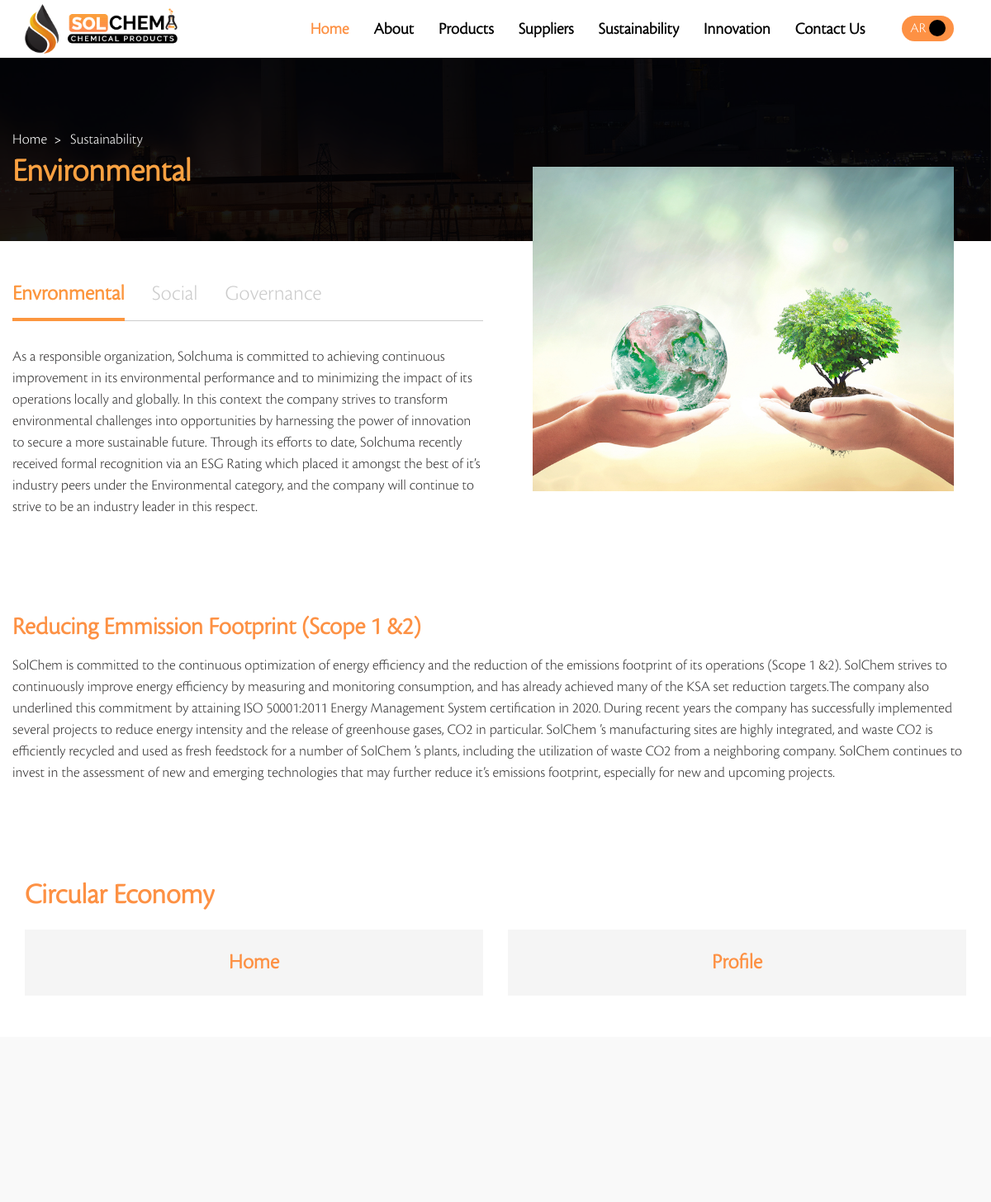
The page /sustainability/en/esg_environment (upper part) on the database as committed earlier.
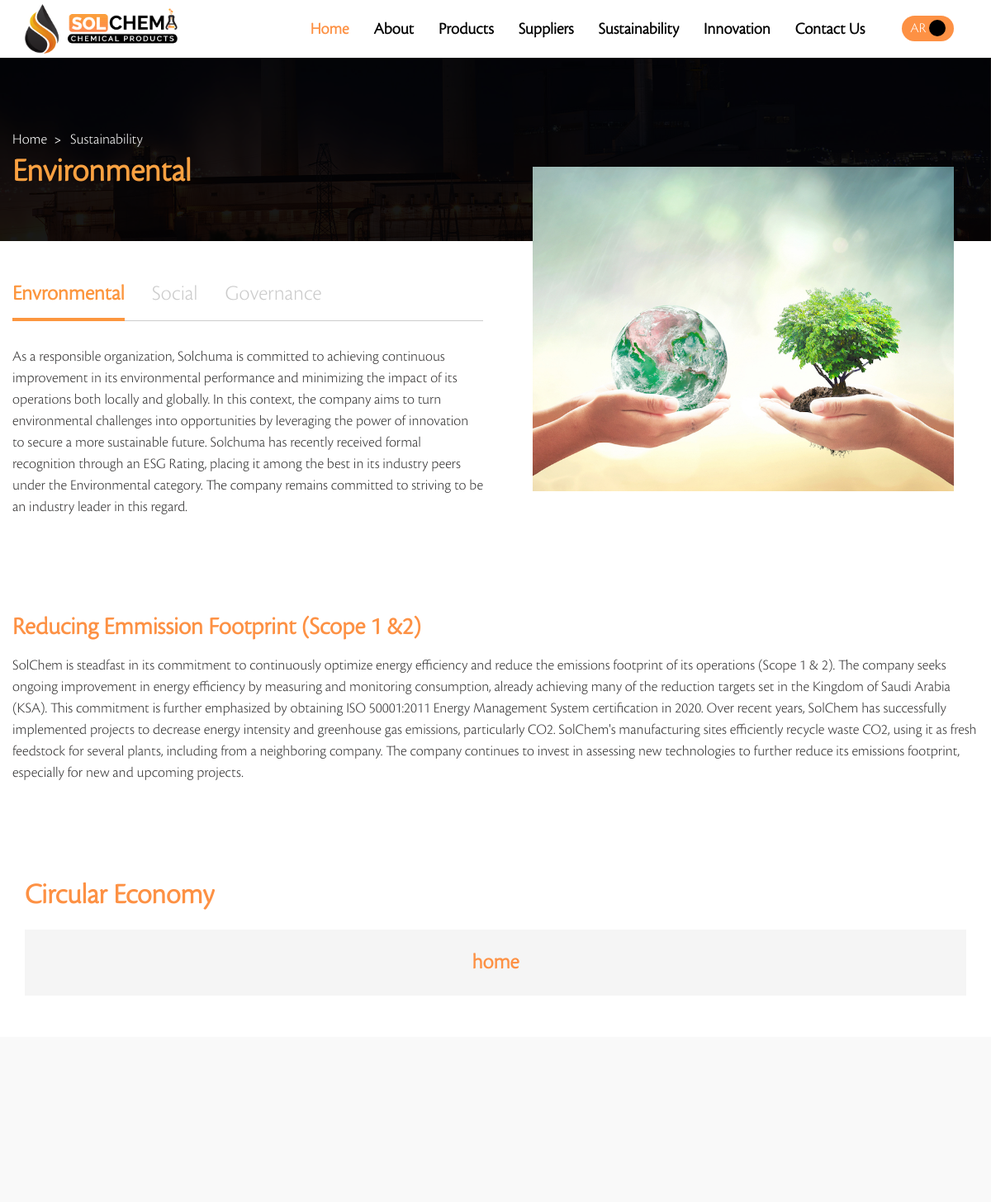
The same page on the database as committed later.
### sustainability/models.py (models this page shows, shortened)
class Envronmental(models.Model):
    section_one = models.ForeignKey(Envronmental_section_one, on_delete=models.CASCADE)
    section_two = models.ForeignKey(Envronmental_section_two, null=True,blank=True, on_delete=models.CASCADE)
    tabs = models.ForeignKey(Tabs, null=True,blank=True, on_delete=models.CASCADE)

class Envronmental_section_one(models.Model):
    image = models.FileField(upload_to='images/')
    description = models.TextField()
    description_ar = models.TextField()

class Envronmental_section_two(models.Model):
    title = models.CharField(max_length=500)
    title_ar = models.CharField(max_length=500)
    description = models.TextField()
    description_ar = models.TextField()

class Tab(models.Model):
    title=models.CharField(max_length=500)
    title_ar=models.CharField(max_length=500)
    description=models.TextField()
    description_ar=models.TextField()

class Tabs(models.Model):
    title=models.CharField(max_length=500)
    title_ar=models.CharField(max_length=500)
    tab = models.ManyToManyField(Tab,null=True,blank=True)

### sustainability/views.py (the view)
# urls.py: path('en/esg_environment', views.esg_environment, name='esg_environment'),
def esg_environment(request):
    envronmental = Envronmental.objects.all()
    context={
        'envronmental':envronmental
        }
    return render(request, 'ESG_Environment.html',context)

### products/context_processors.py (called while the page is built)
def categories(request):
    all_categories = category.objects.all()
    return {'all_categories': all_categories}

### templates/ESG_Environment.html (shortened to what this page needs)
{% extends 'base.html' %}
{% load static %}
{% block body %}
        <section class="page-title" style="background-image:url(images/new/bg1.jpg)">
            <div class="auto-container">
                 <ul class="page-breadcrumb">
                    <li><a href="{% url 'home:home' %}">home</a></li>
                    <li>Sustainability</li>
                </ul>
                <h2>Environmental</h2>
            </div>
        </section>
        <section class="about-section ESGPage">
            <div class="auto-container">
                <div class="row">
                    <div class="content-column col-lg-6 col-md-6 col-sm-12 d-flex align-items-center">
                        <div class="inner-column">
                            <div class="LinksUrlUper">
                                <ul>
                                    <li><a href="{% url 'sustainability:esg_environment' %}" class="active">Envronmental</a></li>
                                    <li><a href="{% url 'sustainability:esg_social' %}" class="">Social</a></li>
                                    <li><a href="{% url 'sustainability:esg_governance' %}" class="">Governance</a></li>
                                </ul>
                            </div>
                            <div class="text-box">
                               <p> {{envronmental.first.section_one.description|safe}} </p>
                            </div>
                        </div>
                    </div>
                    <div class="image-column col-lg-6 col-md-6 col-sm-12">
                        <div class="inner-column">
                            <div class="image-box">
                                <img src="{{envronmental.first.section_one.image.url}}">
                            </div>
                        </div>
                    </div>
                </div>
            </div>
        </section>
        <div class="Reducing">
            <div class="auto-container">
                <div class="ReducingContent">
                    <h2>{{envronmental.first.section_two.title}}</h2>
                    <p>{{envronmental.first.section_two.description|safe}}</p>
                </div>
            </div>
        </div>
        <div class="CircularEconomy">
            <div class="auto-container">
                <h2 class="TitleCircu">{{envronmental.first.tabs.title}}</h2>
                <div class="TapsCircular">
                    <ul class="nav nav-pills nav-justified" role="tablist">
                        {% for tab in envronmental.first.tabs.tab.all %}
                        <li class="nav-item waves-effect waves-light">
                            <a class="nav-link {% if forloop.first %}active-tab{% endif %}" data-bs-toggle="tab" href="#home-{{tab.id}}" role="tab">
                                <span class="">{{tab.title}}</span>
                            </a>
                        </li>
                        {% endfor %}
                    </ul>
                </div>
            </div>
        </div>
{% endblock %}

Rows that differ between the two databases and show on the page:
no longer on this page (row unchanged): Tab: title "Home"
no longer on this page (row unchanged): Tab: title "Profile"
changed through a linked row, Envronmental "Circular Economy": first.section_one.description "…its environmental performance and to minimizing the impact of its operations locally and globally. In this context the company strives to transform environmental challenges into opportunities by harnessing the power of innovation to secure a more sustainable future. Through its efforts to date, Solchuma recently received formal recognition via an ESG Rating which placed it amongst the best of it’s industry peers under the Environmental category, and the company will continue to strive to be an industry leader in this respect." → "…its environmental performance and minimizing the impact of its operations both locally and globally. In this context, the company aims to turn environmental challenges into opportunities by leveraging the power of innovation to secure a more sustainable future. Solchuma has recently received formal recognition through an ESG Rating, placing it among the best in its industry peers under the Environmental category. The company remains committed to striving to be an industry leader in this regard."; first.section_two.description "SolChem is committed to the continuous optimization of energy efficiency and the reduction of the emissions footprint of its operations (Scope 1 &2). SolChem strives to continuously improve energy efficiency by measuring and monitoring consumption, and has already achieved many of the KSA set reduction targets.The company also underlined this commitment by attaining ISO 50001:2011 Energy Management System certification in 2020. During recent years the company has successfully implemented several projects to reduce energy intensity and the release of greenhouse gases, CO2 in particular. SolChem ’s manufacturing sites are highly integrated, and waste CO2 is efficiently recycled and used as…" → "SolChem is steadfast in its commitment to continuously optimize energy efficiency and reduce the emissions footprint of its operations (Scope 1 & 2). The company seeks ongoing improvement in energy efficiency by measuring and monitoring consumption, already achieving many of the reduction targets set in the Kingdom of Saudi Arabia (KSA). This commitment is further emphasized by obtaining ISO 50001:2011 Energy Management System certification in 2020. Over recent years, SolChem has successfully implemented projects to decrease energy intensity and greenhouse gas emissions, particularly CO2. SolChem's manufacturing sites efficiently recycle waste CO2, using it as fresh feedstock for several…"
added Tab: title "home"
